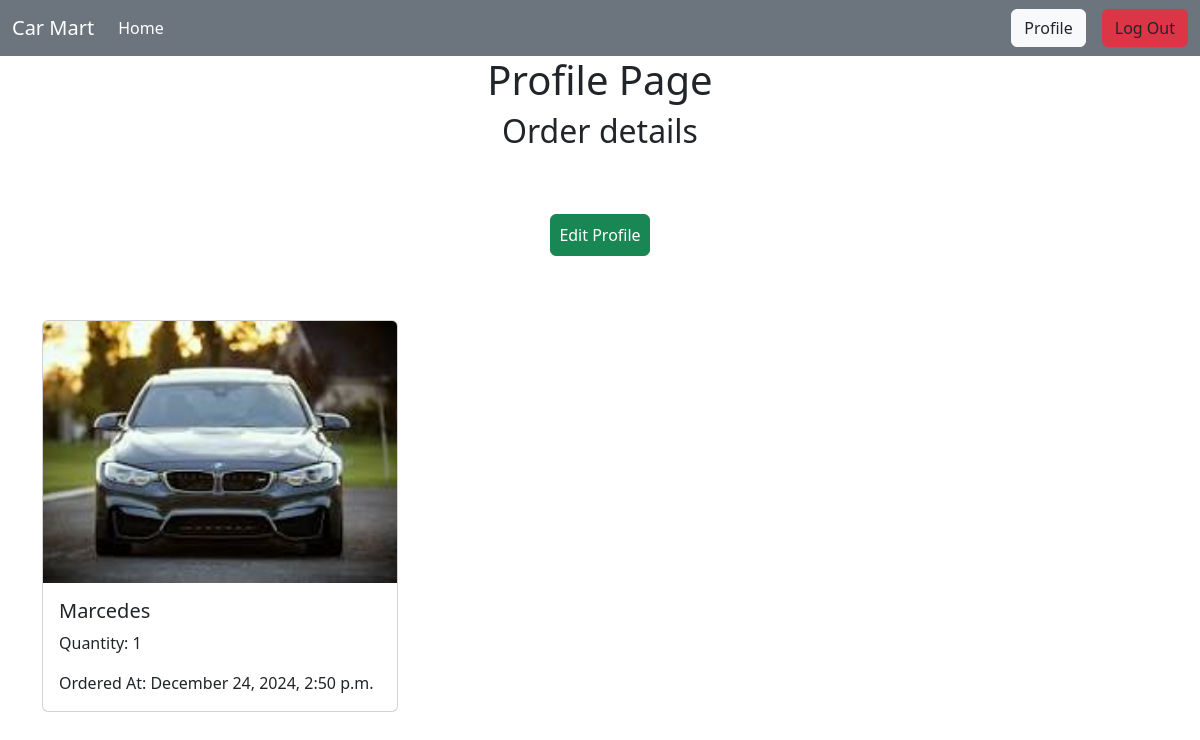
The app's page /user/profile/ (signed in) with its own data.
### Cars/models.py (models this page shows, shortened)
class Order(models.Model):
    user = models.ForeignKey(User,on_delete=models.CASCADE)
    car = models.ForeignKey(Car,on_delete=models.CASCADE)
    quantity = models.PositiveIntegerField(default=1)
    ordered_at = models.DateTimeField(auto_now_add=True)

class Car(models.Model):
    name = models.CharField(max_length=30)
    description = models.TextField()
    price = models.FloatField(blank=True,null=True)
    quantity = models.IntegerField(blank=True,null=True)
    brand = models.ForeignKey(Brand,on_delete=models.CASCADE)
    image = models.ImageField(upload_to='uploads/')

### users/views.py (the view)
# urls.py: path('profile/',views.profile,name='profile'),
@login_required
def profile(request):
    orders = Order.objects.filter(user=request.user)
    return render(request,'profile.html',{'orders':orders})

### users/templates/profile.html
{% extends "base.html" %} {% block content %}
<h1 class="text-center">Profile Page</h1>
<h2 class="text-center">Order details</h2>
<div class="d-flex flex-wrap flex-column align-items-center m-5 justify-content-around">
  <div>
    <a class="btn btn-success m-3 p-2" href="{% url 'edit' %}">Edit Profile</a>
  </div>
</div>
<div class="container">
    <div class="row">
        {% for order in orders %}
        <div class="col-md-4 mb-4">
            <div class="card">
                <img class="card-img-top" src="{{ order.car.image.url }}" alt="{{ order.car.name }}">
                <div class="card-body">
                    <h5 class="card-title">{{ order.car.name }}</h5>
                    <p class="card-text">Quantity: {{ order.quantity }}</p>
                    <p class="card-text">Ordered At: {{ order.ordered_at|date:"F j, Y, g:i a" }}</p>
                </div>
            </div>
        </div>
        {% endfor %}
    </div>
</div>
{% endblock %}

### records on screen
Order: car.image (picture), car.name "Marcedes", quantity "1", ordered_at "December 24, 2024, 2:50 p.m."
